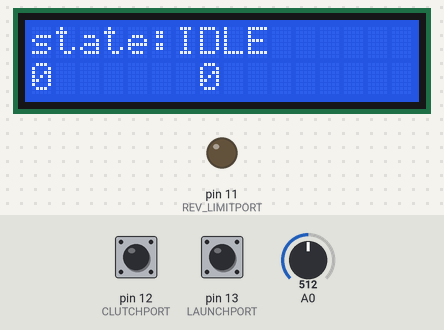
The sketch below on a simulated Arduino Uno, built with avr-gcc and run on an emulated ATmega328P. Parts: 16×2 character LCD, output pins drawn as LEDs (lit = HIGH). The test bench sets the inputs (shaded band); at power-on: pin 13 (LAUNCHPORT) HIGH, pin 12 (CLUTCHPORT) HIGH, A0 = 512.

Above: at 1.2 s.
1.3 s: pin 13 (LAUNCHPORT) pulled LOW for 1 s
At 2.1 s:
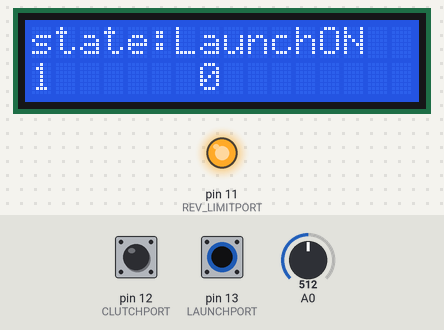
3.8 s: pin 13 (LAUNCHPORT) pulled LOW for 1 s
7.8 s: pin 13 (LAUNCHPORT) pulled LOW for 1 s
At 7.96 s:
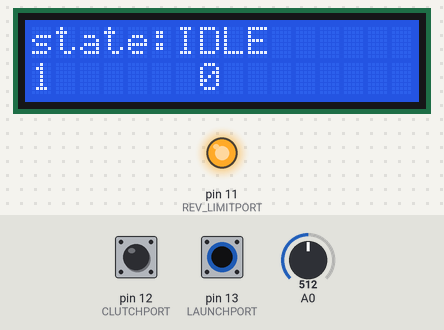
11.8 s: pin 13 (LAUNCHPORT) pulled LOW for 1 s
At 12.6 s:
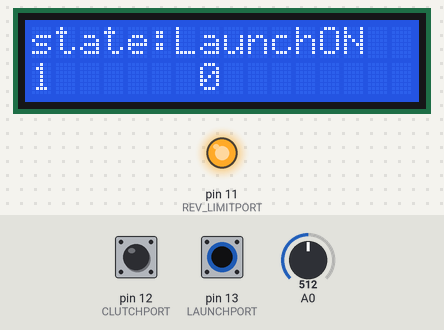
15.8 s: pin 13 (LAUNCHPORT) pulled LOW for 1 s
19.8 s: pin 13 (LAUNCHPORT) pulled LOW for 0.15 s
At 19.96 s:
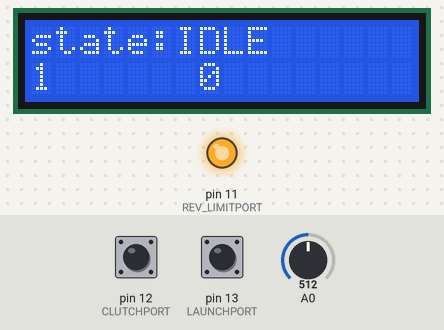
Timing chart, 0 to 22.8 s (numbered marks = the images above; inputs shaded):
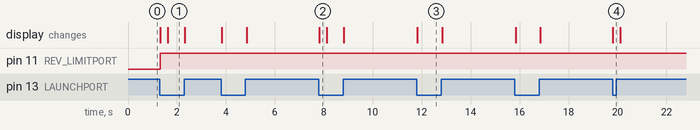

Measured:
- after the input at 1.3 s, pin 11 (REV_LIMITPORT): LOW → HIGH at once; the display: first changes at once (image 1 shows a later state)
- after the input at 7.8 s, the display: changes at once (image 2)
- after the input at 11.8 s, the display: changes at once (image 3)
- after the input at 19.8 s, the display: changes at once (image 4)

The sketch:

Launch_v9.ino
```cpp
//By: Dae Kim
//Second arduino file to test on car with encoder
#include <LiquidCrystal.h> //include LicquidCrystal Library

//variable for state
int state = 0;//current state
//int l_delay = encoder0Pos;//The amount of launch control delay


//LCD panel set-up
LiquidCrystal lcd(8, 9, 4, 5, 6, 7);

//I/O port setup
const int REV_LIMITPORT = 11;
const int LAUNCHPORT = 13;
const int CLUTCHPORT = 12;


//encoder port setup
#define encoder0PinA  2
#define encoder0PinB  3
volatile unsigned int encoder0Pos = 0;

/*
void doEncoder() {
   If pinA and pinB are both high or both low, it is spinning
     forward. If they're different, it's going backward.

     For more information on speeding up this process, see
     [Reference/PortManipulation], specifically the PIND register.
  detachinterrupt(0);
  if (digitalRead(encoder0PinA) == digitalRead(encoder0PinB)) {
    encoder0Pos++;
    attachInterrupt(0, doEncoder, CHANGE);
  } else {
    encoder0Pos--;
    attachInterrupt(0, doEncoder, CHANGE);
  }
}
*/


// define some values used by the panel and buttons
int lcd_key     = 0;
int adc_key_in  = 0;
#define btnRIGHT  0
#define btnUP     1
#define btnDOWN   2
#define btnLEFT   3
#define btnSELECT 4
#define btnNONE   5

// read the buttons
int read_LCD_buttons()
{
 adc_key_in = analogRead(0);      // read the value from the sensor
 // my buttons when read are centered at these valies: 0, 144, 329, 504, 741
 // we add approx 50 to those values and check to see if we are close
 if (adc_key_in > 1000) return btnNONE; // We make this the 1st option for speed reasons since it will be the most likely result

 // For V1.0 comment the other threshold and use the one below:

 if (adc_key_in < 50)   return btnRIGHT;
 if (adc_key_in < 195)  return btnUP;
 if (adc_key_in < 380)  return btnDOWN;
 if (adc_key_in < 555)  return btnLEFT;
 if (adc_key_in < 790)  return btnSELECT;


 return btnNONE;  // when all others fail, return this...
}


void setup() {
//encoder setup
//pinMode(encoder0PinA, INPUT);
//digitalWrite(encoder0PinA, HIGH);       // turn on pull-up resistor
//pinMode(encoder0PinB, INPUT);
//digitalWrite(encoder0PinB, HIGH);       // turn on pull-up resistor
//attachInterrupt(0, doEncoder, CHANGE);  // encoder pin on interrupt 0 = pin 2

//Pin settings
pinMode (REV_LIMITPORT, OUTPUT); //Output to ECU Launch Control
pinMode (LAUNCHPORT, INPUT); //Launch Control switch
pinMode (CLUTCHPORT, INPUT); //Clutch switch
digitalWrite(LAUNCHPORT, HIGH); //Enable pull-up resistor
digitalWrite(CLUTCHPORT, HIGH); //Enable pull-up resistor

// set up the LCD's number of columns and rows:
lcd.begin(16, 2);

}

void loop() {

while(state == 0){ //Idle mode (waiting for launch control switch to be ON)
  if (digitalRead(LAUNCHPORT) == LOW){
    state = state +1;
  }

       if (read_LCD_buttons() == btnUP)
    {
      encoder0Pos = encoder0Pos + 1;
      delay(150);
    }
    else if (read_LCD_buttons() == btnDOWN)
    {
      encoder0Pos = encoder0Pos - 1;
      delay(150);
    }

    else
    {
      lcd.clear();
      lcd.setCursor(0, 0);
      lcd.print("state:IDLE");
      lcd.setCursor(0, 1);
      lcd.print(state);
      lcd.setCursor(7, 1);
      lcd.print(encoder0Pos);
      delay(7);
    }

}

while (state == 1){ //Launch Control ready mode, waiting for clutch release (If the clutch is letgo before launching wait 4ms then turn off the switch and then back on)

   //What the rotary encoder will be doing
   //delays were added to debounce
    if (read_LCD_buttons() == btnUP)
    {
      encoder0Pos = encoder0Pos + 1;
      delay(150);
    }
    else if (read_LCD_buttons() == btnDOWN)
    {
      encoder0Pos = encoder0Pos - 1;
      delay(150);
    }


    //Setting the l_delay (launch delay)
    lcd.clear();
    lcd.setCursor(0, 0);
    lcd.print("state:LaunchRdy");
    lcd.setCursor(0,1);
    lcd.print(state);
    lcd.setCursor(7,1);
    lcd.print(encoder0Pos);
    delay(5);

    if (digitalRead(LAUNCHPORT) == HIGH)
      state = 0;

  //While btnRIGHT is held down keep Rev Limiter on
  while(digitalRead(CLUTCHPORT) == HIGH && digitalRead(LAUNCHPORT) == LOW){
      digitalWrite(REV_LIMITPORT, HIGH);
      lcd.clear();
      lcd.setCursor(0, 0);
      lcd.print("state:LaunchON");
      lcd.setCursor(0, 1);
      lcd.print(state);
      lcd.setCursor(7,1);
      lcd.print(encoder0Pos);
      delay(5);

       if (digitalRead(LAUNCHPORT) == HIGH)
        state = 0;

      if (digitalRead(CLUTCHPORT) == LOW){
        state = state +1;
      }
  }

}

while (state == 2){ //Sustain mode
      lcd.clear();
      lcd.setCursor(0, 0);
      lcd.print("state:Sustain");
      lcd.setCursor(0, 1);
      lcd.print(state);
      delay(encoder0Pos * 100); //delay is tenth of a second
      state = state +1;
      if (digitalRead(LAUNCHPORT) == HIGH)
        state = 0;

}

while (state ==3){ //Rev limiter OFF
      lcd.clear();
      lcd.setCursor(0, 0);
      lcd.print("state:OFF");
      lcd.setCursor(0, 1);
      lcd.print(state);
      delay(2);
      digitalWrite(REV_LIMITPORT, LOW);
      delay(1000);//delay added just to check that it went to OFF state
      state = state + 1;
      if (digitalRead(LAUNCHPORT) == HIGH)
        state = 0;
}

while (state ==4){ //Wait for the Launch Control to be switched off to go back to ready
      lcd.clear();
      lcd.setCursor(0, 0);
      lcd.print("state:Wait");
      lcd.setCursor(0, 1);
      lcd.print(state);
      delay(2);

  if (digitalRead(LAUNCHPORT) == HIGH){
    state = 0;
  }
}

}
```
